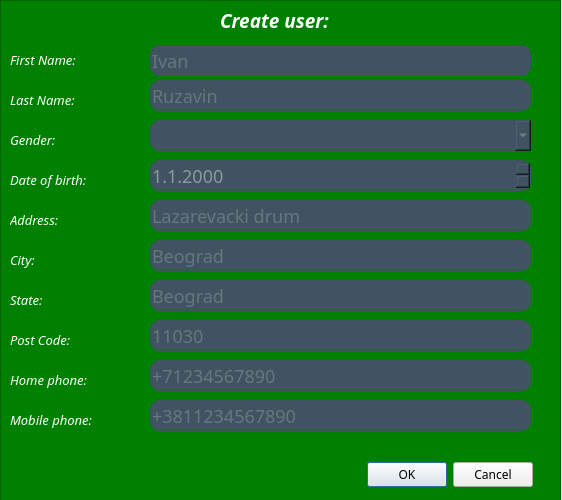
<?xml version="1.0" encoding="UTF-8"?>
<ui version="4.0">
 <class>AddUser</class>
 <widget class="QDialog" name="AddUser">
  <property name="geometry">
   <rect>
    <x>0</x>
    <y>0</y>
    <width>562</width>
    <height>500</height>
   </rect>
  </property>
  <property name="windowTitle">
   <string>Add user</string>
  </property>
  <property name="styleSheet">
   <string notr="true">*{
font-family: Century Gothic, sans-serif;
}
QFrame{
background-color:green;
}
QLineEdit{
color:#8d98a1;
background-color:#405361;
font-size:18px;
border-style:outset;
border-radius:10px;
}
QLabel{
background:rgba(85,179,255,0);
color:white;
font-style:italic bold;
}
QDateEdit{
color:#8d98a1;
background-color:#405361;
font-size:18px;
border-style:outset;
border-radius:10px;
}
QComboBox{
color:#8d98a1;
background-color:#405361;
font-size:18px;
border-style:outset;
border-radius:10px;
}</string>
  </property>
  <widget class="QLabel" name="label">
   <property name="geometry">
    <rect>
     <x>220</x>
     <y>10</y>
     <width>141</width>
     <height>20</height>
    </rect>
   </property>
   <property name="font">
    <font>
     <family>Century Gothic</family>
     <pointsize>14</pointsize>
     <italic>true</italic>
     <bold>true</bold>
    </font>
   </property>
   <property name="text">
    <string>Create user:</string>
   </property>
  </widget>
  <widget class="QLabel" name="label_2">
   <property name="geometry">
    <rect>
     <x>10</x>
     <y>50</y>
     <width>91</width>
     <height>20</height>
    </rect>
   </property>
   <property name="font">
    <font>
     <family>Century Gothic</family>
     <pointsize>10</pointsize>
     <italic>true</italic>
    </font>
   </property>
   <property name="text">
    <string>First Name:</string>
   </property>
  </widget>
  <widget class="QLabel" name="label_3">
   <property name="geometry">
    <rect>
     <x>10</x>
     <y>90</y>
     <width>111</width>
     <height>20</height>
    </rect>
   </property>
   <property name="font">
    <font>
     <family>Century Gothic</family>
     <pointsize>10</pointsize>
     <italic>true</italic>
    </font>
   </property>
   <property name="text">
    <string>Last Name:</string>
   </property>
  </widget>
  <widget class="QLabel" name="label_4">
   <property name="geometry">
    <rect>
     <x>10</x>
     <y>130</y>
     <width>81</width>
     <height>20</height>
    </rect>
   </property>
   <property name="font">
    <font>
     <family>Century Gothic</family>
     <pointsize>10</pointsize>
     <italic>true</italic>
    </font>
   </property>
   <property name="text">
    <string>Gender:</string>
   </property>
  </widget>
  <widget class="QLabel" name="label_5">
   <property name="geometry">
    <rect>
     <x>10</x>
     <y>170</y>
     <width>121</width>
     <height>20</height>
    </rect>
   </property>
   <property name="font">
    <font>
     <family>Century Gothic</family>
     <pointsize>10</pointsize>
     <italic>true</italic>
    </font>
   </property>
   <property name="text">
    <string>Date of birth:</string>
   </property>
  </widget>
  <widget class="QLabel" name="label_6">
   <property name="geometry">
    <rect>
     <x>10</x>
     <y>210</y>
     <width>81</width>
     <height>20</height>
    </rect>
   </property>
   <property name="font">
    <font>
     <family>Century Gothic</family>
     <pointsize>10</pointsize>
     <italic>true</italic>
    </font>
   </property>
   <property name="text">
    <string>Address:</string>
   </property>
  </widget>
  <widget class="QLabel" name="label_7">
   <property name="geometry">
    <rect>
     <x>10</x>
     <y>290</y>
     <width>63</width>
     <height>20</height>
    </rect>
   </property>
   <property name="font">
    <font>
     <family>Century Gothic</family>
     <pointsize>10</pointsize>
     <italic>true</italic>
    </font>
   </property>
   <property name="text">
    <string>State:</string>
   </property>
  </widget>
  <widget class="QLabel" name="label_8">
   <property name="geometry">
    <rect>
     <x>10</x>
     <y>330</y>
     <width>101</width>
     <height>20</height>
    </rect>
   </property>
   <property name="font">
    <font>
     <family>Century Gothic</family>
     <pointsize>10</pointsize>
     <italic>true</italic>
    </font>
   </property>
   <property name="text">
    <string>Post Code:</string>
   </property>
  </widget>
  <widget class="QLabel" name="label_9">
   <property name="geometry">
    <rect>
     <x>10</x>
     <y>250</y>
     <width>63</width>
     <height>20</height>
    </rect>
   </property>
   <property name="font">
    <font>
     <family>Century Gothic</family>
     <pointsize>10</pointsize>
     <italic>true</italic>
    </font>
   </property>
   <property name="text">
    <string>City:</string>
   </property>
  </widget>
  <widget class="QLabel" name="label_10">
   <property name="geometry">
    <rect>
     <x>10</x>
     <y>370</y>
     <width>121</width>
     <height>20</height>
    </rect>
   </property>
   <property name="font">
    <font>
     <family>Century Gothic</family>
     <pointsize>10</pointsize>
     <italic>true</italic>
    </font>
   </property>
   <property name="text">
    <string>Home phone:</string>
   </property>
  </widget>
  <widget class="QLabel" name="label_11">
   <property name="geometry">
    <rect>
     <x>10</x>
     <y>410</y>
     <width>131</width>
     <height>20</height>
    </rect>
   </property>
   <property name="font">
    <font>
     <family>Century Gothic</family>
     <pointsize>10</pointsize>
     <italic>true</italic>
    </font>
   </property>
   <property name="text">
    <string>Mobile phone:</string>
   </property>
  </widget>
  <widget class="QComboBox" name="box_gender">
   <property name="geometry">
    <rect>
     <x>150</x>
     <y>120</y>
     <width>381</width>
     <height>31</height>
    </rect>
   </property>
  </widget>
  <widget class="QDateEdit" name="date_birth">
   <property name="geometry">
    <rect>
     <x>150</x>
     <y>160</y>
     <width>381</width>
     <height>31</height>
    </rect>
   </property>
   <property name="displayFormat">
    <string>M.d.yyyy</string>
   </property>
  </widget>
  <widget class="QDialogButtonBox" name="buttonBox">
   <property name="geometry">
    <rect>
     <x>340</x>
     <y>460</y>
     <width>193</width>
     <height>29</height>
    </rect>
   </property>
   <property name="standardButtons">
    <set>QDialogButtonBox::Cancel|QDialogButtonBox::Ok</set>
   </property>
  </widget>
  <widget class="QLineEdit" name="add_1name">
   <property name="geometry">
    <rect>
     <x>150</x>
     <y>45</y>
     <width>381</width>
     <height>31</height>
    </rect>
   </property>
   <property name="placeholderText">
    <string>Ivan</string>
   </property>
  </widget>
  <widget class="QLineEdit" name="add_2name">
   <property name="geometry">
    <rect>
     <x>150</x>
     <y>80</y>
     <width>381</width>
     <height>31</height>
    </rect>
   </property>
   <property name="placeholderText">
    <string>Ruzavin</string>
   </property>
  </widget>
  <widget class="QLineEdit" name="add_address">
   <property name="geometry">
    <rect>
     <x>150</x>
     <y>200</y>
     <width>381</width>
     <height>31</height>
    </rect>
   </property>
   <property name="placeholderText">
    <string>Lazarevacki drum</string>
   </property>
  </widget>
  <widget class="QLineEdit" name="add_city">
   <property name="geometry">
    <rect>
     <x>150</x>
     <y>240</y>
     <width>381</width>
     <height>31</height>
    </rect>
   </property>
   <property name="placeholderText">
    <string>Beograd</string>
   </property>
  </widget>
  <widget class="QLineEdit" name="add_state">
   <property name="geometry">
    <rect>
     <x>150</x>
     <y>280</y>
     <width>381</width>
     <height>31</height>
    </rect>
   </property>
   <property name="placeholderText">
    <string>Beograd</string>
   </property>
  </widget>
  <widget class="QLineEdit" name="add_postcode">
   <property name="geometry">
    <rect>
     <x>150</x>
     <y>320</y>
     <width>381</width>
     <height>31</height>
    </rect>
   </property>
   <property name="placeholderText">
    <string>11030</string>
   </property>
  </widget>
  <widget class="QLineEdit" name="add_hphone">
   <property name="geometry">
    <rect>
     <x>150</x>
     <y>360</y>
     <width>381</width>
     <height>31</height>
    </rect>
   </property>
   <property name="placeholderText">
    <string>+71234567890</string>
   </property>
  </widget>
  <widget class="QLineEdit" name="add_mphone">
   <property name="geometry">
    <rect>
     <x>150</x>
     <y>400</y>
     <width>381</width>
     <height>31</height>
    </rect>
   </property>
   <property name="placeholderText">
    <string>+3811234567890</string>
   </property>
  </widget>
  <widget class="QFrame" name="frame">
   <property name="geometry">
    <rect>
     <x>0</x>
     <y>0</y>
     <width>561</width>
     <height>501</height>
    </rect>
   </property>
   <property name="styleSheet">
    <string notr="true"/>
   </property>
   <property name="frameShape">
    <enum>QFrame::StyledPanel</enum>
   </property>
   <property name="frameShadow">
    <enum>QFrame::Raised</enum>
   </property>
  </widget>
  <zorder>frame</zorder>
  <zorder>label</zorder>
  <zorder>label_2</zorder>
  <zorder>label_3</zorder>
  <zorder>label_4</zorder>
  <zorder>label_5</zorder>
  <zorder>label_6</zorder>
  <zorder>label_7</zorder>
  <zorder>label_8</zorder>
  <zorder>label_9</zorder>
  <zorder>label_10</zorder>
  <zorder>label_11</zorder>
  <zorder>box_gender</zorder>
  <zorder>date_birth</zorder>
  <zorder>buttonBox</zorder>
  <zorder>add_1name</zorder>
  <zorder>add_2name</zorder>
  <zorder>add_address</zorder>
  <zorder>add_city</zorder>
  <zorder>add_state</zorder>
  <zorder>add_postcode</zorder>
  <zorder>add_hphone</zorder>
  <zorder>add_mphone</zorder>
 </widget>
 <resources/>
 <connections/>
</ui>
